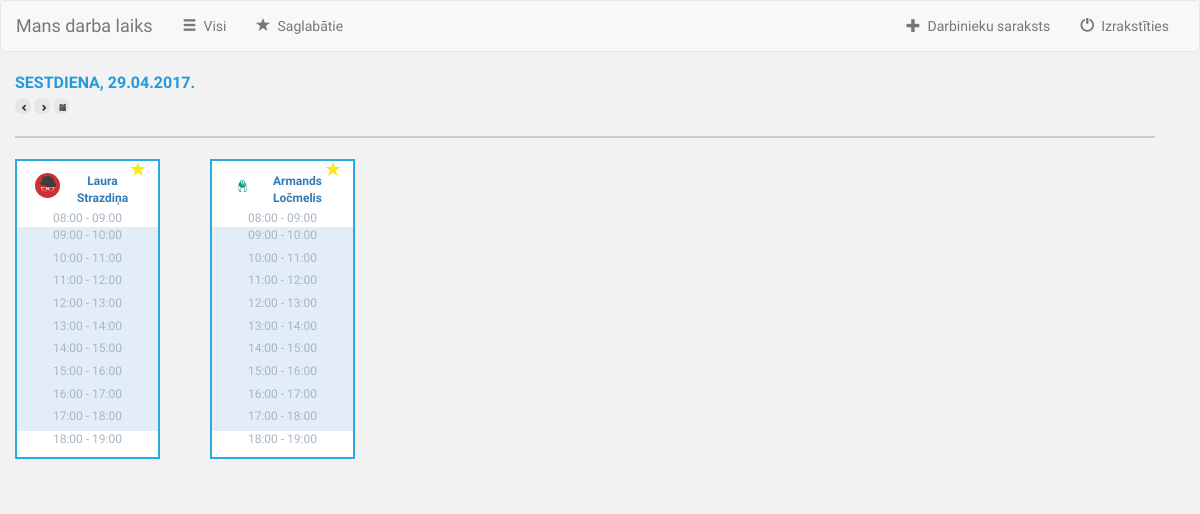
Before: /darba_laiks/saglabatie/ (signed in) with the older database file.
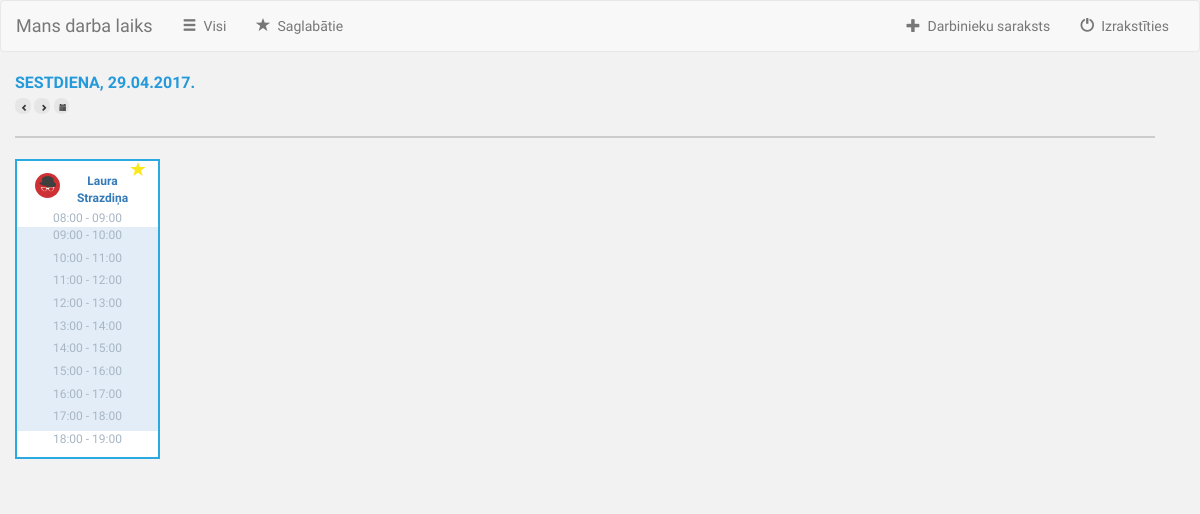
After: the same page with the newer database file.
### darba_laiks/models.py (models this page shows, shortened)
class Saglabatie(models.Model):
    lietotajs_kurs_pievienoja=models.ForeignKey(settings.AUTH_USER_MODEL, related_name='lietotajs_kurs_pievienoja')
    lietotajs_kuru_pievienoja=models.ForeignKey(settings.AUTH_USER_MODEL, related_name='lietotajs_kuru_pievienoja')

class UserProfile(models.Model):
    user = models.OneToOneField(User, related_name='userprofile')
    avatar = models.FileField(default='/avatar.jpg')
    def create_user_profile(sender, instance, created, **kwargs):
        if created:
            UserProfile.objects.create(user=instance)
    post_save.connect(create_user_profile, sender=User)

### darba_laiks/views.py (the view, shortened to what this page needs)
def saglabatie(request):
    if request.method == 'GET':
        lietotajs_kurs_pievienoja=request.user
        lietotaja_saglabatie=Saglabatie.objects.filter(lietotajs_kurs_pievienoja=lietotajs_kurs_pievienoja)
        context= {'lietotaja_saglabatie': lietotaja_saglabatie,
                 }
        return render(request, 'saglabatie.html', context)

### templates/saglabatie.html (shortened to what this page needs)
{%extends "base.html" %}
{% block content %}
    {% load staticfiles %}
    <link rel="stylesheet" type="text/css" href="{% static 'css/All.css' %}" />
    <div class = "container">
        <div class = "row" id = "firstRow">
            <span class = "pull-left" id="line">
                <div id = "today"> </div>
                 <button type="button" class="Button" id="Left">
                      <span class="glyphicon glyphicon-chevron-left"></span>
                 </button>
                 <button type="button" class="Button" id="Right">
                      <span class="glyphicon glyphicon-chevron-right"></span>
                 </button>
                <button type="button" class="Button" id="Calendar">
                      <span class="glyphicon glyphicon-calendar"></span>
                 </button>
            </span>
        </div>
        <div class = "row" id = "secondRow"></div>
        <div class = "row" id = "people">
            {% for izmainits in lietotaja_saglabatie %}
                {% if request.user == izmainits%}
                {% else %}
                <div class = "col-sm-2" id ="oneUser">
                     <div class = "dayBox" id = "box">
                        <div id = "user">
                                <form method='POST' class = "star" role="form" action="/darba_laiks/darbinieki/">{% csrf_token %}
                                    <button type = "submit" value = "Saglabāt" id="Save">
                                        <span class="glyphicon glyphicon-star starFavorites"></span>
                                    </button>
                                </form>
                            <div id = "userInfo">
                                    <img src="{{izmainits.lietotajs_kuru_pievienoja.userprofile.avatar.url}}" class="img">
                                <div id ="userName">
                                    <a href="{% url 'darba_laiks:darbinieka-darba-laiks' izmainits.id %}">{{izmainits.lietotajs_kuru_pievienoja.first_name}} {{izmainits.lietotajs_kuru_pievienoja.last_name}}</a>
                                </div>
                            </div>
                        </div>
                        <ul id = "time">
                             <li class = "box1" id = "Mo08">08:00 - 09:00</li>
                             <li tabindex="1" class = "box2" id = "09" data-toggle = "tooltip" data-placement = "right">09:00 - 10:00</li>
                             <li tabindex="1" class = "box2" id = "10" data-toggle = "tooltip" data-placement = "right">10:00 - 11:00</li>
                             <li tabindex="1" class = "box2" id = "11" data-toggle = "tooltip" data-placement = "right">11:00 - 12:00</li>
                             <li tabindex="1" class = "box2" id = "12" data-toggle = "tooltip" data-placement = "right">12:00 - 13:00</li>
                             <li tabindex="1" class = "box2" id = "13" data-toggle = "tooltip" data-placement = "right">13:00 - 14:00</li>
                             <li tabindex="1" class = "box2" id = "14" data-toggle = "tooltip" data-placement = "right">14:00 - 15:00</li>
                             <li tabindex="1" class = "box2" id = "15" data-toggle = "tooltip" data-placement = "right">15:00 - 16:00</li>
                             <li tabindex="1" class = "box2" id = "16" data-toggle = "tooltip" data-placement = "right">16:00 - 17:00</li>
                             <li tabindex="1" class = "box2" id = "17" data-toggle = "tooltip" data-placement = "right">17:00 - 18:00</li>
                             <li class = "box1" id = "18">18:00 - 19:00</li>
                         </ul>
                     </div>
                </div>
                {% endif %}
            {% endfor %}
        </div>
    </div>
  {% endblock %}

### templates/base.html (shortened to what this page needs)
{% load staticfiles %}
<link rel="stylesheet" href="https://maxcdn.bootstrapcdn.com/bootstrap/3.3.7/css/bootstrap.min.css">
<link rel="stylesheet" href="https://maxcdn.bootstrapcdn.com/bootstrap/3.3.7/css/bootstrap.min.css">
<link rel="stylesheet" type="text/css" href="{% static 'css/style.css' %}" />
<!DOCTYPE html>
<html lang="en">
  <head>
  </head>
    <nav class="navbar navbar-default">
    <div class="container-fluid">
        <div class="navbar-header">
            <a class="navbar-brand" href="{% url 'darba_laiks:darba_laiks' %}">Mans darba laiks</a>
        </div>
        <div class="collapse navbar-collapse" id="myNavbar">
            <ul class="nav navbar-nav">
                <li class="">
                    <a href="{% url 'darba_laiks:darbinieki' %}">
                        <span class="glyphicon glyphicon-menu-hamburger" aria-hidden="true"></span>&nbsp;
                        Visi
                    </a>
                </li>
                <li class="">
                    <a href="{% url 'darba_laiks:saglabatie' %}">
                        <span class="glyphicon glyphicon-star" aria-hidden="true"></span>&nbsp;
                        Saglabātie
                    </a>
                </li>
            </ul>
          <ul class="nav navbar-nav navbar-right">
                 {% if user.is_superuser or user.is_staff %}
              <li class="">
                    <a href="{% url 'darba_laiks:visi' %}">
                        <span class="glyphicon glyphicon-plus" aria-hidden="true"></span>&nbsp;
                        Darbinieku saraksts
                    </a>
              </li>
              {% endif %}
              <li class="">
                    <a href="{% url 'darba_laiks:logout' %}">
                        <span class="glyphicon glyphicon-off" aria-hidden="true"></span>&nbsp;
                        Izrakstīties
                    </a>
              </li>
          </ul>
        </div>
    </div>
</nav>
    <body>
      <div class="container-fluid">
        {% block content %}
        {% endblock %}
      </div>
    </body>
</html>

### static/css/style.css (style rules this page uses)
body { background-color: #f2f2f2; font-family: 'Oxygen'; }
li { list-style-type: none; }

### static/css/All.css (style rules this page uses)
#people { padding-left:0px; }
#today { font-size: 16px; font-weight: bold; color: #259adb; }
.Button { width: 15.8px; height: 15.8px; text-align: center; font-size: 7px; border-radius: 7px; background-color: #e6e6e6; border-width: 0px; }
#secondRow { width: 100%; height: 1px; border: solid 1px #cccccc; margin-top: 1.5em; margin-bottom: 1.5em; }
#user { height: 48.9px; }
.star { font-size: 15px; position: absolute; top: 0; left:110px; }
.img { width: 25px; height: 25px; float:left; margin-right:0.25em; border-radius: 50%; }
#userName { font-weight: bold; padding-right: 10px; }
#userInfo { padding-top: 1em; padding-left:1.5em; padding-right:0.5em; }
#box { width: 145px; height: 300px; border: solid 2px #29abe2; text-align: center; background-color: #ffffff; font-size: 12px; }
#oneUser { margin-right:0em; padding-left:0px; padding-right:0px; margin-bottom: 2em; }
.box2 { background-color: #e2edf8; height: 22.7px; }
#time { padding-left: 0px; color: #a8b6c3; }
#Save { margin-top: 2px; color: #DCDCDC; background-color: inherit; border: none; outline:none; }
.starFavorites { color: #f8e81c; }

Changed rows visible on the page:
removed Saglabatie: lietotajs_kuru_pievienoja.userprofile.avatar (picture), lietotajs_kuru_pievienoja.first_name "Armands", lietotajs_kuru_pievienoja.last_name "Ločmelis"
